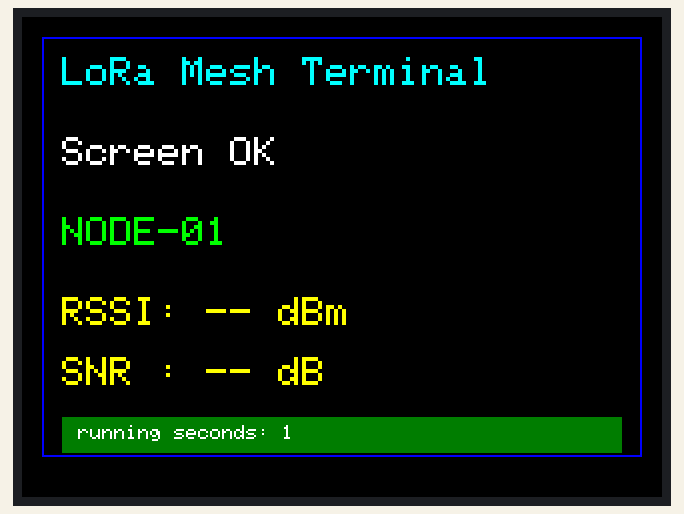
Bench run of a sketch on a simulated Arduino Mega 2560, built with avr-gcc and run on an emulated ATmega2560. Shown: 320×240 colour display. What the sketch prints to the serial monitor is not drawn.

Above: at 1.3 s.

The sketch:

ILI9341_Screen_Test.ino
```cpp
/*
  Heltec Wireless Stick V3 + 2.4 inch ILI9341 SPI screen test.

  Arduino IDE libraries:
  - Adafruit GFX Library
  - Adafruit ILI9341

  Wiring:
  Screen GND -> Heltec GND
  Screen VCC -> Heltec 3V3
  Screen SCL -> Heltec GPIO36
  Screen SDA -> Heltec GPIO35
  Screen RES -> Heltec GPIO37
  Screen DC  -> Heltec GPIO38
  Screen CS  -> Heltec GPIO39
  Screen BLK -> Heltec 3V3
*/

#include <Arduino.h>
#include <Adafruit_GFX.h>
#include <Adafruit_ILI9341.h>

#define TFT_SCLK 36
#define TFT_MOSI 35
#define TFT_RST  37
#define TFT_DC   38
#define TFT_CS   39
#define TFT_MISO -1

Adafruit_ILI9341 tft(TFT_CS, TFT_DC, TFT_MOSI, TFT_SCLK, TFT_RST, TFT_MISO);

void setup() {
  Serial.begin(115200);
  delay(1000);
  Serial.println("ILI9341 screen test start");

  tft.begin();
  tft.setRotation(1);
  tft.fillScreen(ILI9341_BLACK);

  tft.setTextWrap(false);
  tft.setTextColor(ILI9341_CYAN);
  tft.setTextSize(2);
  tft.setCursor(20, 20);
  tft.println("LoRa Mesh Terminal");

  tft.setTextColor(ILI9341_WHITE);
  tft.setCursor(20, 60);
  tft.println("Screen OK");

  tft.setTextColor(ILI9341_GREEN);
  tft.setCursor(20, 100);
  tft.println("NODE-01");

  tft.setTextColor(ILI9341_YELLOW);
  tft.setCursor(20, 140);
  tft.println("RSSI: -- dBm");
  tft.setCursor(20, 170);
  tft.println("SNR : -- dB");

  tft.drawRect(10, 10, 300, 210, ILI9341_BLUE);
  tft.fillRect(20, 200, 280, 18, ILI9341_DARKGREEN);

  Serial.println("Draw complete");
}

void loop() {
  static uint32_t last = 0;
  static int counter = 0;

  if (millis() - last > 1000) {
    last = millis();
    counter++;

    tft.fillRect(115, 200, 80, 18, ILI9341_DARKGREEN);
    tft.setTextColor(ILI9341_WHITE);
    tft.setTextSize(1);
    tft.setCursor(28, 204);
    tft.print("running seconds: ");
    tft.print(counter);

    Serial.print("running seconds: ");
    Serial.println(counter);
  }
}
```
